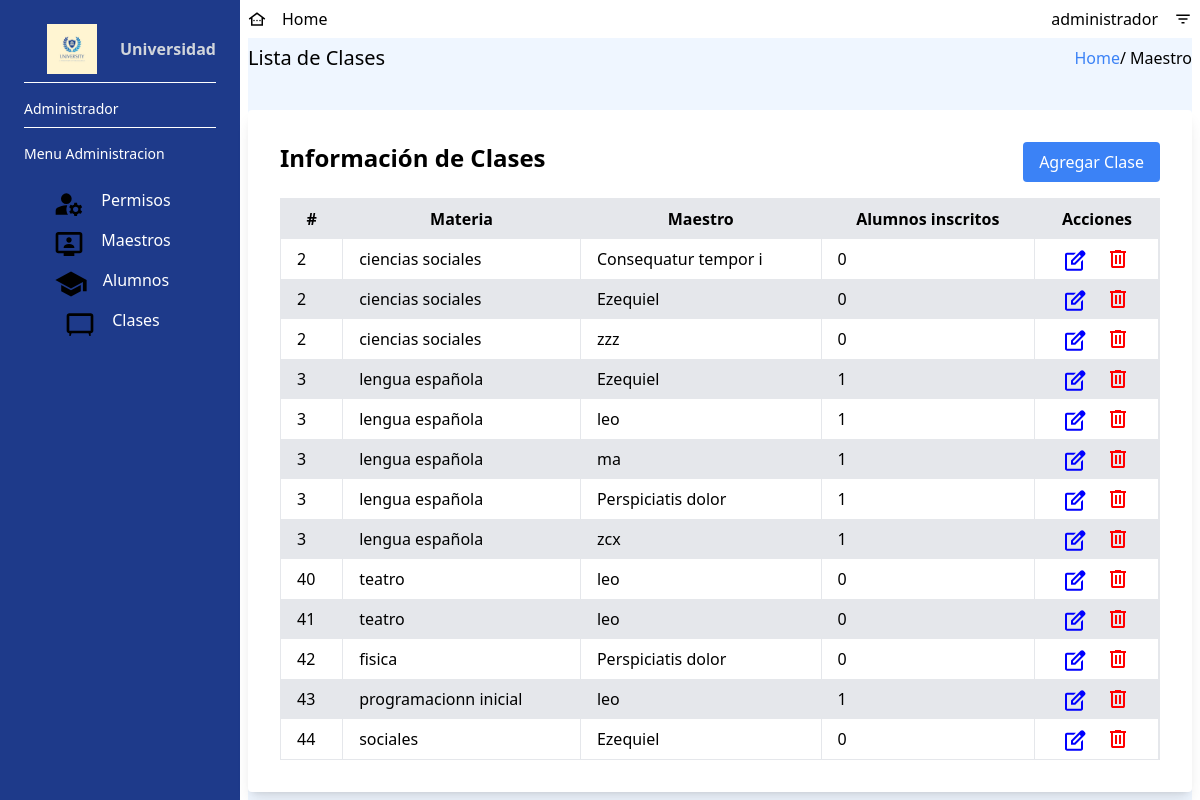
Before: /src/admin/crud_clases/admin_views_clases.php (signed in) with the older database file.
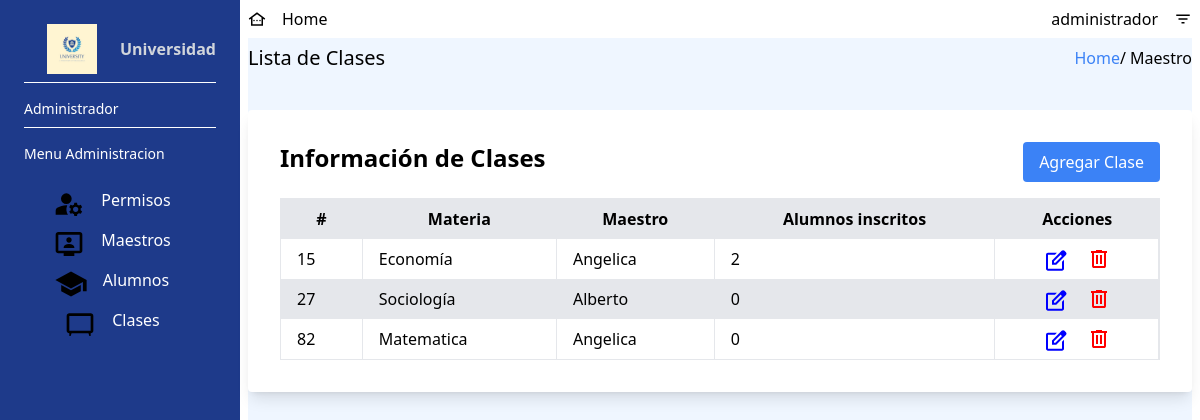
After: the same page with the newer database file.
### tables this page shows
CREATE TABLE IF NOT EXISTS `materias` (
  `id_materia` int NOT NULL AUTO_INCREMENT,
  `materia` varchar(100) DEFAULT NULL,
  PRIMARY KEY (`id_materia`)
);

### src/admin/crud_clases/admin_views_clases.php (the view, shortened to what this page needs)
<?php
include('../../accions/connection.php');
?>
<!DOCTYPE html>
<html>
<head>
    <link rel="stylesheet" href="/dist//output.css">
</head>
<body>
    <div class="w-screen h-screen flex">
        <div class="flex h-full bg-blue-900 text-white w-60  py-6 flex-col justify-between">
            <div class="px-6">
                <div class="flex flex-row justify-center items-center width=50px pb-2">
                    <img src="../../assets/logo.jpg" alt="Logo" class="mx-auto max-w-full " width="50px" height="50px mb-">
                    <span class="block font-semibold text-gray-300">Universidad</span>
                </div>
                <div class="border-t border-white mb-2 pt-4 text-sm">Administrador</div>
                <div class="border-t border-white pt-4 text-sm ">Menu Administracion</div>
                <div class="mt-6 space-y-2">
                    <a href="../permisos_usuarios/admin_views_permisos.php" class=" flex flex-row justify-center  group">
                        <img src="../../assets/permisos.svg" alt="llave" height="32px" width="32px">
                        <p class="px-4"> Permisos </p>
                    </a>
                    <a href="../crud_maestro/admin_views_profe.php" class=" flex flex-row justify-center  group">
                        <img src="../../assets/profe.svg" alt="" height="32px" width="32px">
                        <p class=" px-4"> Maestros </p>
                    </a>
                    <a href="../crud_alumno/admin_views_alum.php" class=" flex flex-row justify-center  group">
                        <img src="../../assets/alumno.svg" alt="" height="32px" width="32px">
                        <p class="px-4"> Alumnos </p>
                    </a>
                    <a href="./admin_views_clases.php" class=" flex flex-row justify-center group">
                        <img src="../../assets/clases.svg" alt="" height="32px" width="32px">
                        <p class="px-4"> Clases </p>
                    </a>
                </div>
            </div>
        </div>
        <div class="flex flex-col w-[calc(100%-15rem)] px-2">
            <nav class="flex h-10 w-full  flex-row justify-between items-center">
                <div class=" flex flex-row justify-items-stretch">
                    <a href="../admin_db.php" class="relative  flex flex-row items-center group">
                        <img src="../../assets/home.svg" alt="icono menu" width="18px" height="18px px-2">
                        <p class="px-4"> Home </p>
                    </a>
                </div>
                <div class=" flex flex-row justify-between items-center">
                <button id="buttonToggle" class="relative flex justify-center items-center group">
                        <p class="px-4"> administrador </p>
                        <img src="../../assets/linias.svg" alt="icono flecha" width="18px" height="18px">
                    </button>
                </div>
            </nav>
            <section class=" h-screen bg-blue-50">
                <div class="flex  w-full flex-row justify- items-center    ">
                    <div class="flex h-10 w-full  flex-row justify-between items-center">
                        <h1 class="text-xl"> Lista de Clases </h1>
                        <div>
                            <a href="../admin_db.php" class=" text-blue-500">Home</a>/
                            <span>Maestro</span>
                        </div>
                    </div>
                </div>
                <div class="max-w-full mx-auto p-8 bg-white rounded shadow-lg mt-8">
                    <div class="flex justify-between mb-4">
                        <h3 class="text-2xl font-semibold">Información de Clases</h3>
                        <button class="bg-blue-500 text-white px-4 py-2 rounded hover:bg-blue-600 cursor-pointer" id="modalToggle">
                            Agregar Clase
                        </button>
                    </div>
                    <table class="w-full border-collapse border">
                        <thead>
                            <tr class="bg-gray-200">
                                <th class="py-2 px-4 border-r">#</th>
                                <th class="py-2 px-4 border-r">Materia</th>
                                <th class="py-2 px-4 border-r">Maestro</th>
                                <th class="py-2 px-4 border-r">Alumnos inscritos</th>
                                <th class="py-2 px-4 border-r">Acciones</th>
                            </tr>
                        </thead>
                        <tbody>
                            <?php
                            $query  = "SELECT m.id_materia, m.materia, u.nombre, COUNT(am.id_alumate) AS cantidad_alumnos
                            FROM materias AS m
                            INNER JOIN profesor_materias AS pm ON m.id_materia = pm.id_profemate
                            INNER JOIN usuarios AS u ON pm.id_profesor = u.id_user
                            LEFT JOIN alumnos_materias AS am ON m.id_materia = am.id_alumate
                            WHERE u.rol_id = 2
                            GROUP BY m.id_materia, m.materia, u.nombre;";
                            $result = $mysqli->query($query);
                            $style = 'bg-white';
                            while ($row = $result->fetch_assoc()) {
                                echo "<tr class='$style '>";
                                echo "<td class='py-2 px-4 border-r'>" . $row['id_materia'] . "</td>";
                                echo "<td class='py-2 px-4 border-r'>" . $row['materia'] . "</td>";
                                echo "<td class='py-2 px-4 border-r'>" . $row['nombre'] . "</td>";
                                echo "<td class='py-2 px-4 border-r'>" . $row['cantidad_alumnos'] . " </td>";
                                echo "<td class='py-2 px-4 border-r flex items-center justify-center gap-3'>";
                                echo "<button class='text-blue-500 hover:underline flex items-center justify-center updateModal'>
                                <img src='../../assets/edit.svg' alt='edit'>
                                </button>";
                                echo " <form action='./delete_clases.php' method='post' class='flex items-center justify-center'>
                                <input type='hidden' class='editId'' name='editId'>
                                <button class='deleteBtn text-red-500 hover:underline ml-2' >
                                <img src='../../assets/delete.svg' alt='delete'>
                                </button>
                                </form> ";
                                echo "</td>";
                                echo " </tr>";
                                $style = ($style == 'bg-white') ? 'bg-gray-200' : 'bg-white';
                            }
                            ?>
                        </tbody>
                    </table>
                </div>
            </section>
        </div>
    </div>
</body>
</html>

Changed rows visible on the page:
removed materias: id_materia "2", materia "ciencias sociales", nombre "Consequatur tempor i", cantidad_alumnos "0", nombre "Ezequiel", nombre "zzz"
removed materias: id_materia "3", materia "lengua española", nombre "Ezequiel", cantidad_alumnos "1", nombre "leo", nombre "ma", nombre "Perspiciatis dolor", nombre "zcx"
removed materias: id_materia "40", materia "teatro", nombre "leo", cantidad_alumnos "0"
removed materias: id_materia "41", materia "teatro", nombre "leo", cantidad_alumnos "0"
removed materias: id_materia "42", materia "fisica", nombre "Perspiciatis dolor", cantidad_alumnos "0"
no longer on this page (row unchanged): materias: id_materia "43", materia "programacionn inicial", nombre "leo", cantidad_alumnos "1"
removed materias: id_materia "44", materia "sociales", nombre "Ezequiel", cantidad_alumnos "0"
now on this page (row edited): materias: id_materia "15", materia "Economía", nombre "Angelica", cantidad_alumnos "2"
now on this page (row edited): materias: id_materia "27", materia "Sociología", nombre "Alberto", cantidad_alumnos "0"
added materias: id_materia "82", materia "Matematica", nombre "Angelica", cantidad_alumnos "0"
